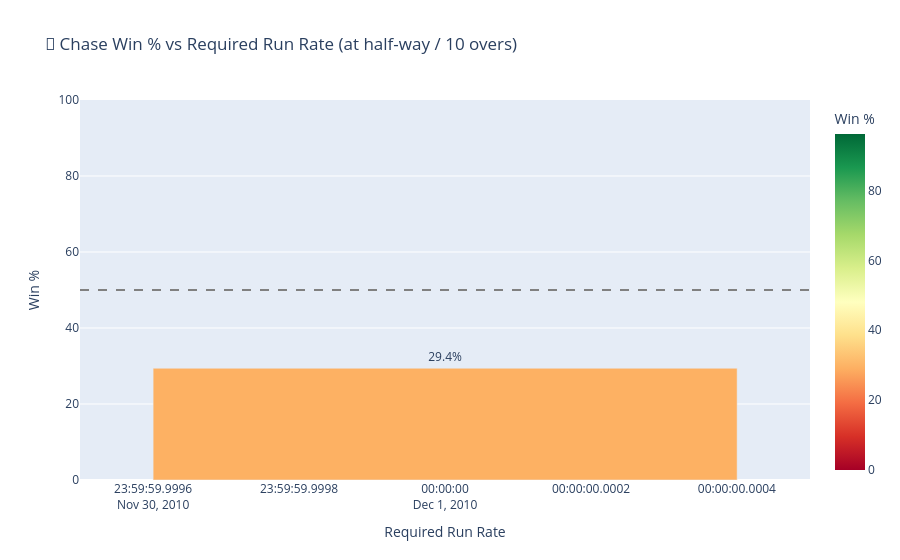

Here is the notebook cell this chart was saved with:
### Code cell
# Look at win % at the 10-over mark for different required run rates
mid_chase = chase[(chase['over_num'] == 9) & (chase['ball_in_over'] == 6)].copy()
# Some matches don't have exactly the 9.6 row; use closest to halfway
mid_chase = chase[chase['legal_balls_bowled'] == 60].copy()

mid_chase['rrr_bucket'] = pd.cut(
    mid_chase['req_run_rate'].clip(upper=20),
    bins=[0, 6, 8, 10, 12, 14, 30],
    labels=['<6', '6-8', '8-10', '10-12', '12-14', '14+']
)

rrr_win = (mid_chase.groupby('rrr_bucket', observed=True)
          .agg(matches=('match_id', 'count'),
               wins=('chase_won', 'sum'))
          .reset_index())
rrr_win['win_rate'] = (rrr_win['wins'] / rrr_win['matches'] * 100).round(1)

fig = px.bar(
    rrr_win,
    x='rrr_bucket', y='win_rate',
    text='win_rate',
    color='win_rate',
    color_continuous_scale='RdYlGn',
    hover_data={'matches': True, 'wins': True},
    title='🎯 Chase Win % vs Required Run Rate (at half-way / 10 overs)',
    labels={'rrr_bucket': 'Required Run Rate', 'win_rate': 'Win %'}
)
fig.update_traces(texttemplate='%{text}%', textposition='outside')
fig.update_layout(height=500, showlegend=False, yaxis_range=[0, 100])
fig.add_hline(y=50, line_dash='dash', line_color='grey')
fig.show()

### Figure 1 — Plotly figure (JSON) as saved in the notebook; plotly's stock layout.template omitted (floating-point values rounded to 4 significant figures)
{"data": [{"alignmentgroup": "True", "customdata": [[160, 154], [255, 201], [373, 215], [255, 75], [141, 16], [48, 0]], "hovertemplate": "Required Run Rate=%{x}<br>Win %=%{marker.color}<br>matches=%{customdata[0]}<br>wins=%{customdata[1]}<extra></extra>", "legendgroup": "", "marker": {"color": [96.2, 78.8, 57.6, 29.4, 11.3, 0], "coloraxis": "coloraxis", "pattern": {"shape": ""}}, "name": "", "offsetgroup": "", "orientation": "v", "showlegend": false, "text": [96.2, 78.8, 57.6, 29.4, 11.3, 0], "textposition": "outside", "texttemplate": "%{text}%", "type": "bar", "x": ["<6", "6-8", "8-10", "10-12", "12-14", "14+"], "xaxis": "x", "y": [96.2, 78.8, 57.6, 29.4, 11.3, 0], "yaxis": "y"}], "layout": {"autosize": true, "barmode": "relative", "coloraxis": {"colorbar": {"title": {"text": "Win %"}}, "colorscale": [[0, "rgb(165,0,38)"], [0.1, "rgb(215,48,39)"], [0.2, "rgb(244,109,67)"], [0.3, "rgb(253,174,97)"], [0.4, "rgb(254,224,139)"], [0.5, "rgb(255,255,191)"], [0.6, "rgb(217,239,139)"], [0.7, "rgb(166,217,106)"], [0.8, "rgb(102,189,99)"], [0.9, "rgb(26,152,80)"], [1, "rgb(0,104,55)"]]}, "legend": {"tracegroupgap": 0}, "shapes": [{"line": {"color": "grey", "dash": "dash"}, "type": "line", "x0": 0, "x1": 1, "xref": "x domain", "y0": 50, "y1": 50, "yref": "y"}], "showlegend": false, "title": {"text": "🎯 Chase Win % vs Required Run Rate (at half-way / 10 overs)"}, "xaxis": {"anchor": "y", "autorange": true, "domain": [0, 1], "range": ["2010-11-30 23:59:59.9995", "2010-12-01 00:00:00.0005"], "title": {"text": "Required Run Rate"}, "type": "date"}, "yaxis": {"anchor": "x", "domain": [0, 1], "range": [0, 100], "title": {"text": "Win %"}, "type": "linear"}}}
